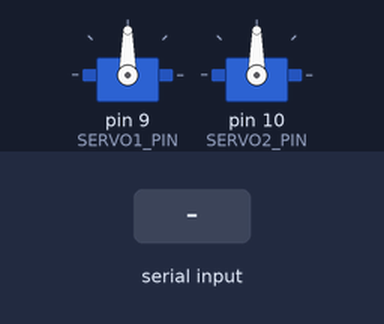
A sketch run on a simulated Arduino Uno, built with avr-gcc and run on an emulated ATmega328P. On the bench: 2 × servo. Inputs (shaded band) come from the test bench.

Above: at 1.2 s.
1.3 s: "90,45:" received over Serial
At 3.1 s:
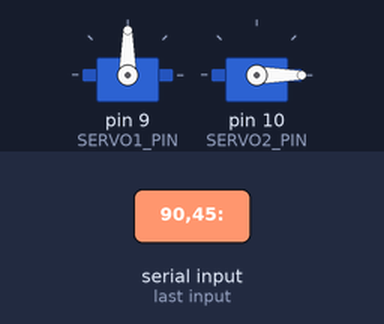
3.8 s: "30,150:" received over Serial
At 6.0 s:
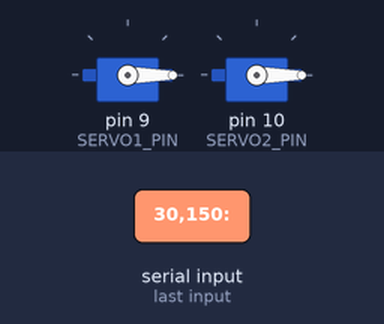
6.3 s: "200:" received over Serial
At 8.0 s:
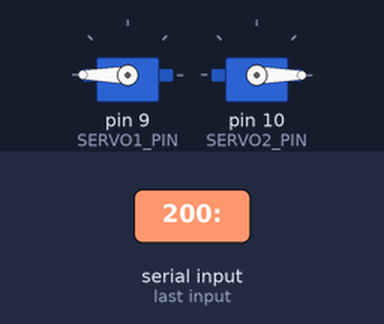
8.7 s: "5:" received over Serial
At 10.8 s:
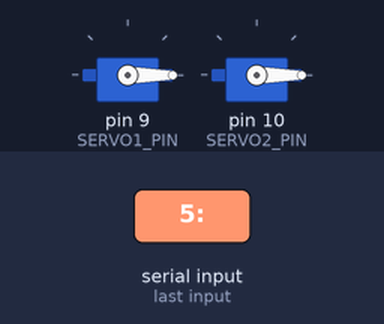
11.1 s: "90:" received over Serial
At 12.9 s:
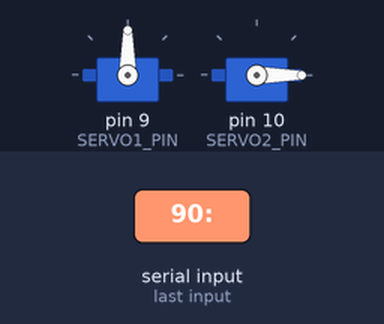
Timing chart, 0 to 14.4 s (numbered marks = the images above; inputs shaded):
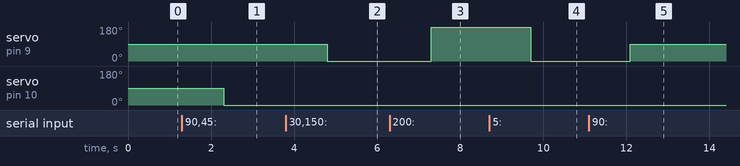

The sketch:

arduino.ino
```cpp
#include <Servo.h>

const int SERVO1_PIN = 9;   //x
const int SERVO2_PIN = 10;  //y

Servo servo1;
Servo servo2;

String inData;

float servo1_angle = 90;
float servo2_angle = 90;

void setup()
{
  Serial.begin(115200);
  servo1.attach(SERVO1_PIN, 500, 2500);
  servo2.attach(SERVO2_PIN, 500, 2500);

  servo1.writeMicroseconds((servo1_angle * 1500)/90);//servo1.writeMicroseconds((servo1_angle * 1500)/90);
  servo2.writeMicroseconds((servo2_angle * 1500)/90);
}

void loop()
{
  if (Serial.available() > 0) {

    inData = Serial.readStringUntil(':');
    servo1_angle = inData.toInt();

    inData = Serial.readStringUntil('$');
    servo2_angle = inData.toInt();

    servo1.writeMicroseconds((servo1_angle * 1500)/90);
    servo2.writeMicroseconds((servo2_angle * 1500)/90);

    //servo1.write((servo1_angle));
    //servo2.write((servo2_angle));


  }
}
```

Measured:
- after the input at 1.3 s, servo on pin 10 (SERVO2_PIN): 90° → 0° after 1.0 s
- after the input at 3.8 s, servo on pin 9 (SERVO1_PIN): 90° → 0° after 1.0 s
- after the input at 6.3 s, servo on pin 9 (SERVO1_PIN): 0° → 180° after 1.0 s
- after the input at 8.7 s, servo on pin 9 (SERVO1_PIN): 180° → 0° after 1.0 s
- after the input at 11.1 s, servo on pin 9 (SERVO1_PIN): 0° → 90° after 1.0 s
